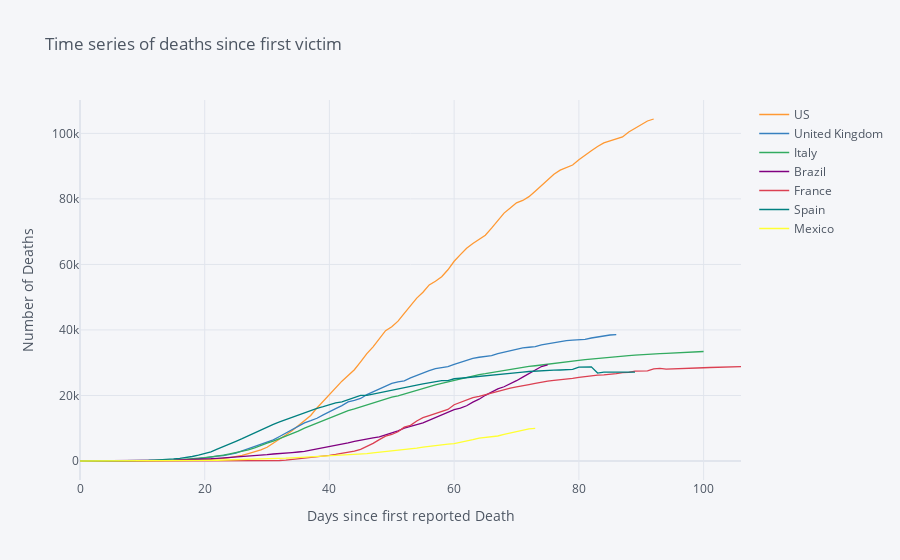

This figure's notebook cell:
### Markdown cell above
# Death trend since the first victim

### Code cell
ts_country = ts_country.transpose()

df1 = ts_country.iloc[:,0].to_frame()
df1 = df1[df1.iloc[:,0] !=0].reset_index(drop=True)

for i in range(1,ts_country.shape[1]):
    df = ts_country.iloc[:,i].to_frame()
    df = df[df.iloc[:,0] !=0].reset_index(drop=True)
    df1 = pd.concat([df1, df], join='outer', axis=1)

    
df1.iplot(title = 'Time series of deaths since first victim', xTitle = 'Days since first reported Death', yTitle = 'Number of Deaths')
